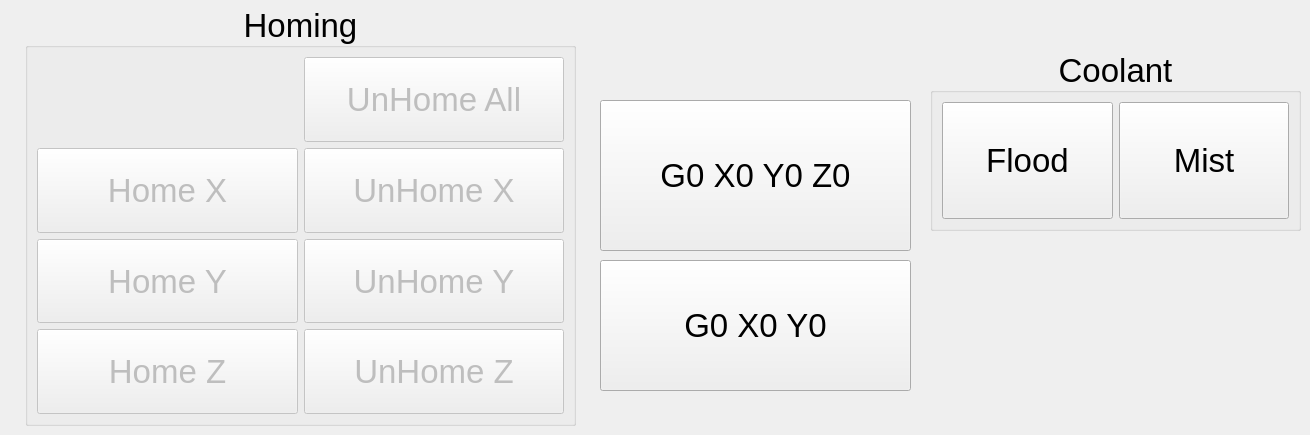
      <widget class="QWidget" name="tab_2">
       <property name="font">
        <font>
         <pointsize>25</pointsize>
        </font>
       </property>
       <attribute name="title">
        <string>Manual</string>
       </attribute>
       <widget class="QGroupBox" name="groupBox_8">
        <property name="geometry">
         <rect>
          <x>25</x>
          <y>5</y>
          <width>551</width>
          <height>421</height>
         </rect>
        </property>
        <property name="title">
         <string>Homing</string>
        </property>
        <property name="alignment">
         <set>Qt::AlignCenter</set>
        </property>
        <layout class="QGridLayout" name="gridLayout">
         <item row="0" column="1">
          <widget class="QPushButton" name="unhome_all_pb">
           <property name="enabled">
            <bool>false</bool>
           </property>
           <property name="sizePolicy">
            <sizepolicy hsizetype="Minimum" vsizetype="MinimumExpanding">
             <horstretch>0</horstretch>
             <verstretch>0</verstretch>
            </sizepolicy>
           </property>
           <property name="text">
            <string>UnHome All</string>
           </property>
          </widget>
         </item>
         <item row="1" column="0">
          <widget class="QPushButton" name="home_pb_0">
           <property name="enabled">
            <bool>false</bool>
           </property>
           <property name="sizePolicy">
            <sizepolicy hsizetype="Minimum" vsizetype="MinimumExpanding">
             <horstretch>0</horstretch>
             <verstretch>0</verstretch>
            </sizepolicy>
           </property>
           <property name="text">
            <string>Home X</string>
           </property>
          </widget>
         </item>
         <item row="1" column="1">
          <widget class="QPushButton" name="unhome_pb_0">
           <property name="enabled">
            <bool>false</bool>
           </property>
           <property name="sizePolicy">
            <sizepolicy hsizetype="Minimum" vsizetype="MinimumExpanding">
             <horstretch>0</horstretch>
             <verstretch>0</verstretch>
            </sizepolicy>
           </property>
           <property name="text">
            <string>UnHome X</string>
           </property>
          </widget>
         </item>
         <item row="2" column="0">
          <widget class="QPushButton" name="home_pb_1">
           <property name="enabled">
            <bool>false</bool>
           </property>
           <property name="sizePolicy">
            <sizepolicy hsizetype="Minimum" vsizetype="MinimumExpanding">
             <horstretch>0</horstretch>
             <verstretch>0</verstretch>
            </sizepolicy>
           </property>
           <property name="text">
            <string>Home Y</string>
           </property>
          </widget>
         </item>
         <item row="2" column="1">
          <widget class="QPushButton" name="unhome_pb_1">
           <property name="enabled">
            <bool>false</bool>
           </property>
           <property name="sizePolicy">
            <sizepolicy hsizetype="Minimum" vsizetype="MinimumExpanding">
             <horstretch>0</horstretch>
             <verstretch>0</verstretch>
            </sizepolicy>
           </property>
           <property name="text">
            <string>UnHome Y</string>
           </property>
          </widget>
         </item>
         <item row="3" column="0">
          <widget class="QPushButton" name="home_pb_2">
           <property name="enabled">
            <bool>false</bool>
           </property>
           <property name="sizePolicy">
            <sizepolicy hsizetype="Minimum" vsizetype="MinimumExpanding">
             <horstretch>0</horstretch>
             <verstretch>0</verstretch>
            </sizepolicy>
           </property>
           <property name="text">
            <string>Home Z</string>
           </property>
          </widget>
         </item>
         <item row="3" column="1">
          <widget class="QPushButton" name="unhome_pb_2">
           <property name="enabled">
            <bool>false</bool>
           </property>
           <property name="sizePolicy">
            <sizepolicy hsizetype="Minimum" vsizetype="MinimumExpanding">
             <horstretch>0</horstretch>
             <verstretch>0</verstretch>
            </sizepolicy>
           </property>
           <property name="text">
            <string>UnHome Z</string>
           </property>
          </widget>
         </item>
        </layout>
       </widget>
       <widget class="QGroupBox" name="groupBox">
        <property name="geometry">
         <rect>
          <x>930</x>
          <y>50</y>
          <width>371</width>
          <height>181</height>
         </rect>
        </property>
        <property name="title">
         <string>Coolant</string>
        </property>
        <property name="alignment">
         <set>Qt::AlignCenter</set>
        </property>
        <layout class="QGridLayout" name="gridLayout_5">
         <item row="0" column="1">
          <widget class="QPushButton" name="flood_pb">
           <property name="sizePolicy">
            <sizepolicy hsizetype="Minimum" vsizetype="MinimumExpanding">
             <horstretch>0</horstretch>
             <verstretch>0</verstretch>
            </sizepolicy>
           </property>
           <property name="text">
            <string>Flood</string>
           </property>
           <property name="checkable">
            <bool>true</bool>
           </property>
           <property name="checked">
            <bool>false</bool>
           </property>
          </widget>
         </item>
         <item row="0" column="2">
          <widget class="QPushButton" name="mist_pb">
           <property name="sizePolicy">
            <sizepolicy hsizetype="Minimum" vsizetype="MinimumExpanding">
             <horstretch>0</horstretch>
             <verstretch>0</verstretch>
            </sizepolicy>
           </property>
           <property name="text">
            <string>Mist</string>
           </property>
           <property name="checkable">
            <bool>true</bool>
           </property>
          </widget>
         </item>
        </layout>
       </widget>
       <widget class="QPushButton" name="pushButton_8">
        <property name="geometry">
         <rect>
          <x>600</x>
          <y>100</y>
          <width>311</width>
          <height>151</height>
         </rect>
        </property>
        <property name="text">
         <string>G0 X0 Y0 Z0</string>
        </property>
        <property name="function" stdset="0">
         <string>mdi</string>
        </property>
        <property name="command" stdset="0">
         <string>G0 X0 Y0 Z0</string>
        </property>
       </widget>
       <widget class="QPushButton" name="pushButton_17">
        <property name="geometry">
         <rect>
          <x>600</x>
          <y>260</y>
          <width>311</width>
          <height>131</height>
         </rect>
        </property>
        <property name="text">
         <string>G0 X0 Y0</string>
        </property>
        <property name="function" stdset="0">
         <string>mdi</string>
        </property>
        <property name="command" stdset="0">
         <string>G0 X0 Y0</string>
        </property>
       </widget>
      </widget>
